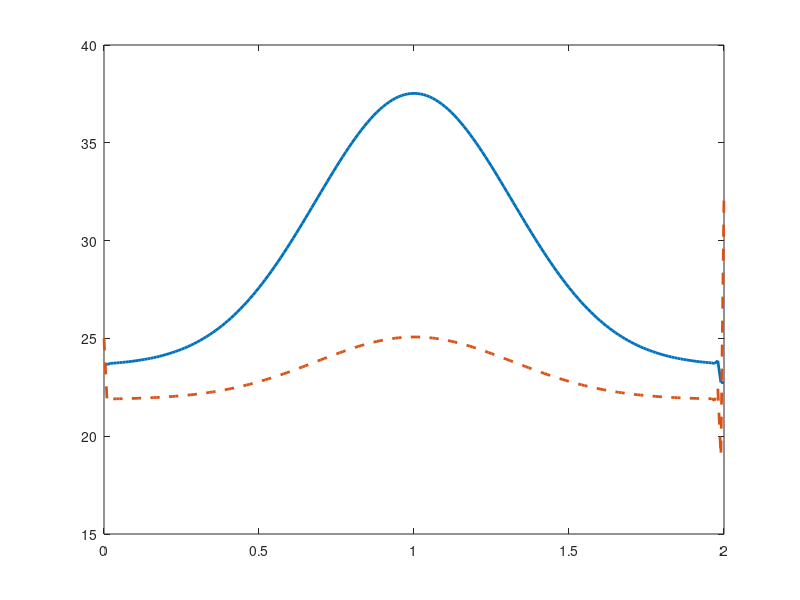

This figure's MATLAB source:
% Esercitazione 14, esercizio 1
% Simone Canevarolo
% S269893
% 30/01/2024

clear all
close all
clc

%%

dd = 1e-2; % diametro interno, m
rin = dd/2; % m
spess = 1e-3; % spessore, m
ll = 2; % lunghezza, m
qzero = 3e3; % potenza iniziale, W/m
Tingr = 25; % temperatura ingresso acqua, °C
gg = 0.05 ; % portata, kg/s

roacc = 7800; % densità, kg/m^3
cpacc = 500; % calore specifico acciaio, J/Kg/K
kk = 30; % condicibilità, W/m/K

Q = @(x) qzero*exp(-5.*(x-1).^2);

tt = [1,3,5,10]; % tempo, s
hin = 5e3; % coefficiente di scambio termico, W/m^2/K

% Distribuzione a t = 10 s è stazionaria?

dx = 1e-2;
xx = (0:dx:ll)';
Nx = length(xx);

Ain = 2*pi*rin*ll; % m^2
Asez = pi*(rin+spess)^2-pi*(rin)^2; % Area sezione, m^2
Vf = pi*rin^2*ll; % m^3
Vs = pi*(rin+spess)^2*ll-Vf; % m^3

dt = 1e-1; % s

uu = gg/1000/Ain; % velocità nel condotto, m/s

aa = kk*dt/roacc/cpacc/dx^2;
bin = hin*Ain*dt/Vs/roacc/cpacc;
qq = Q(xx)*dt/roacc/cpacc/Asez;
cc = dt*uu/dx;
ee = hin*Ain*dt/1000/4186/Vf;

subsub = zeros(2*Nx,1);
sub = zeros(2*Nx,1);
main = zeros(2*Nx,1);
sup = zeros(2*Nx,1);
supsup = zeros(2*Nx,1);

subsub(1:2:end) = -aa;
subsub(2:2:end) = cc;

sub(1:2:end) = -ee;
sub(2:2:end) = 0;

main(1:2:end) = 1+2*aa+bin;
main(2:2:end) = 1+cc;

sup(1:2:end) = 0;
sup(2:2:end) = -bin;

supsup(1:2:end) = -aa;
supsup(2:2:end) = ee;

Band = [subsub,sub,main,sup,supsup];

AA = spdiags(Band,-2:2,2*Nx,2*Nx);

bb = zeros(2*Nx,1);
bb(1:2:2*Nx) = qq;
t1=1;
t2=3;
t3=5;
t4 = 10;

Tm = Tingr;
time=0;
iplot=0;

for counter = 1:t4
    time=time+dt;
    AA([1,2,end-1],:) = 0;
    BB = bb+Tm;
    AA(1,1) = 1;
    AA(1,3) = -1;
    BB(1) = 0;

    AA(2,2) = 1;
    BB(2) = Tingr;

    AA(end-1,end-1) = 1;
    AA(end-1,end-3) = -1;
    BB(end-1) = 0;

    TT = AA\BB;
    Tm = TT;

    Tfluido = TT(2:2:2*Nx);
    Tsolido = TT(1:2:2*Nx);
           if abs(time-t1)<=dt/2;
                 iplot=1;
           elseif abs(time-t2)<=dt/2;
                 iplot=1;
           elseif abs(time-t3)<=dt/2;
                 iplot=1; 
            elseif abs(time-t4)<=dt/2;
                 iplot=1; 
           end
           if iplot==1
                 plot(xx,Tsolido,'linewidth',2);
                 hold on;
                 plot(xx,Tfluido,'--','linewidth',2);
                 iplot=0;
                 hold on;
                 
           end

end
